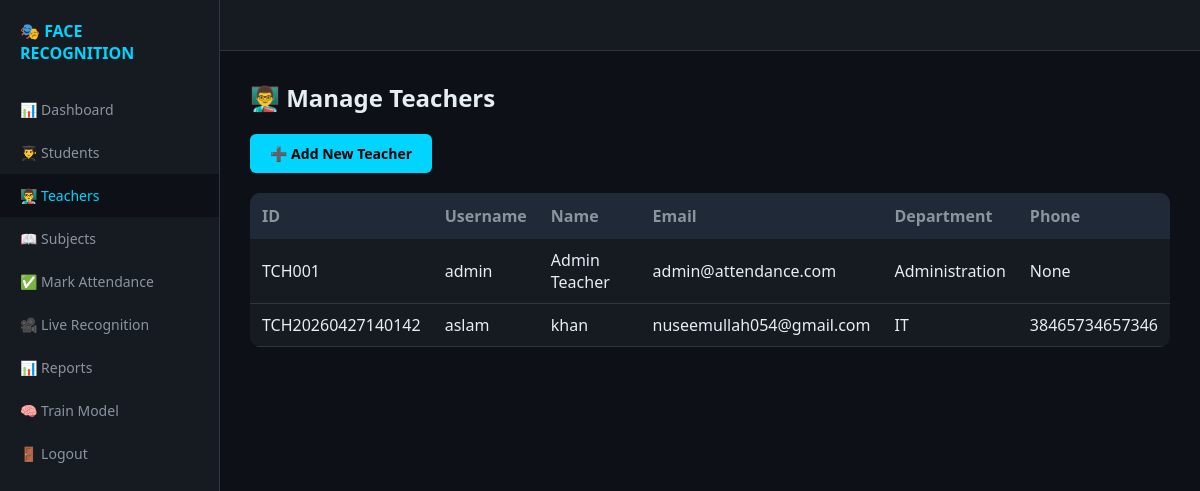
The page /teachers (signed in) on the database its author committed.
### tables this page shows
CREATE TABLE teachers (
            id INTEGER PRIMARY KEY AUTOINCREMENT,
            teacher_id VARCHAR(20) UNIQUE NOT NULL,
            username VARCHAR(50) UNIQUE NOT NULL,
            name VARCHAR(100) NOT NULL,
            email VARCHAR(100),
            password_hash VARCHAR(255) NOT NULL,
            phone VARCHAR(15),
            department VARCHAR(100),
            is_active BOOLEAN DEFAULT 1,
            created_at TIMESTAMP DEFAULT CURRENT_TIMESTAMP
        );

### app.py (the view)
@app.route('/teachers')
@login_required
def manage_teachers():
    conn = sqlite3.connect(DB_PATH)
    cursor = conn.cursor()
    cursor.execute('SELECT id, teacher_id, username, name, email, department, phone, is_active FROM teachers')
    teachers = cursor.fetchall()
    conn.close()
    return render_template('teachers.html', teachers=teachers)

### app.py (called while the page is built)
@login_manager.user_loader
def load_user(user_id):
    conn = sqlite3.connect(DB_PATH)
    cursor = conn.cursor()
    cursor.execute('SELECT id, teacher_id, username, name, department FROM teachers WHERE id = ?', (user_id,))
    user = cursor.fetchone()
    conn.close()
    if user:
        return User(user[0], user[1], user[2], user[3], user[4])
    return None

### templates/teachers.html (shortened to what this page needs)
<!DOCTYPE html>
<html lang="en">
<head>
</head>
<body>
    <div class="navbar">
        <h2>🎭 FACE RECOGNITION</h2>
    </div>
    <div class="sidebar" id="sidebar">
        <h2>🎭 FACE RECOGNITION</h2>
        <a href="/dashboard">📊 Dashboard</a>
        <a href="/students">👨‍🎓 Students</a>
        <a href="/teachers" class="active">👨‍🏫 Teachers</a>
        <a href="/subjects">📖 Subjects</a>
        <a href="/attendance/mark">✅ Mark Attendance</a>
        <a href="/attendance/live">🎥 Live Recognition</a>
        <a href="/attendance/report">📊 Reports</a>
        <a href="/train">🧠 Train Model</a>
        <a href="/logout">🚪 Logout</a>
    </div>
    <div class="main">
        <h1>👨‍🏫 Manage Teachers</h1>
        <a href="/teacher/register" class="btn">➕ Add New Teacher</a>
        <div class="table-wrap">
            <table>
                <thead>
                    <tr><th>ID</th><th>Username</th><th>Name</th><th>Email</th><th>Department</th><th>Phone</th></tr>
                </thead>
                <tbody>
                    {% for teacher in teachers %}
                    <tr>
                        <td>{{ teacher[1] }}</td>
                        <td>{{ teacher[2] }}</td>
                        <td>{{ teacher[3] }}</td>
                        <td>{{ teacher[4] }}</td>
                        <td>{{ teacher[5] }}</td>
                        <td>{{ teacher[6] }}</td>
                    </tr>
                    {% else %}
                    <tr><td colspan="6" style="text-align:center;">No teachers found.</td></tr>
                    {% endfor %}
                </tbody>
            </table>
        </div>
    </div>
</body>
</html>

### templates/teachers.html (style rules this page uses)
* { margin: 0; padding: 0; box-sizing: border-box; }
body { background: #0d1117; font-family: 'Segoe UI', sans-serif; color: #e6edf3; }
.navbar { background: #161b22; padding: 14px 20px; display: flex; justify-content: space-between; align-items: center; border-bottom: 1px solid #30363d; }
.navbar h2 { color: #00d4ff; font-size: 16px; }
.sidebar { width: 220px; background: #161b22; height: 100vh; position: fixed; top: 0; left: 0; padding: 20px 0; border-right: 1px solid #30363d; }
.sidebar h2 { color: #00d4ff; padding: 0 20px; font-size: 16px; margin-bottom: 24px; }
.sidebar a { display: block; padding: 12px 20px; color: #8b949e; text-decoration: none; font-size: 14px; }
.sidebar a:hover, .sidebar a.active { color: #00d4ff; background: #0d1117; }
.main { margin-left: 220px; padding: 30px; }
h1 { font-size: 24px; margin-bottom: 20px; }
.btn { padding: 10px 20px; border-radius: 6px; border: none; font-size: 14px; font-weight: bold; cursor: pointer; text-decoration: none; display: inline-block; background: #00d4ff; color: #000; margin-bottom: 20px; }
table { width: 100%; border-collapse: collapse; background: #161b22; border-radius: 10px; overflow: hidden; }
th { background: #1f2937; padding: 12px; text-align: left; color: #8b949e; }
td { padding: 10px 12px; border-bottom: 1px solid #30363d; }

### rows shown on the page
teachers: teacher "TCH001", username "admin", name "Admin Teacher", email "admin@attendance.com", department "Administration", teacher "None"
teachers: teacher "TCH20260427140142", username "aslam", name "khan", email "nuseemullah054@gmail.com", department "IT", phone "38465734657346"
